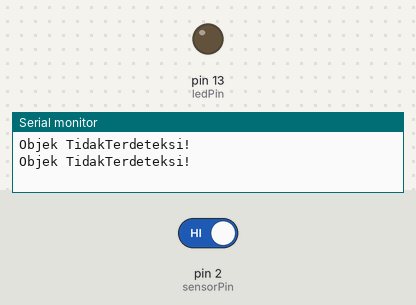
This sketch was run on a simulated Arduino Uno, built with avr-gcc and run on an emulated ATmega328P. On the bench: output pins drawn as LEDs (lit = HIGH), the last lines printed to the serial monitor. The inputs (shaded band) are chosen by the test bench; at power-on: pin 2 (sensorPin) HIGH.

Above: at 4.8 s.
4.9 s: pin 2 (sensorPin) driven LOW
At 7.2 s:
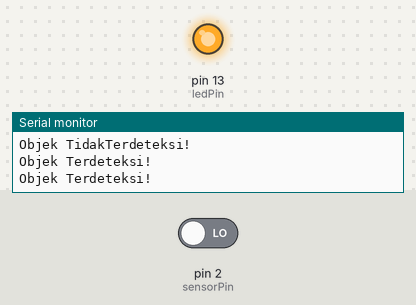
7.6 s: pin 2 (sensorPin) driven HIGH
At 8.7 s:
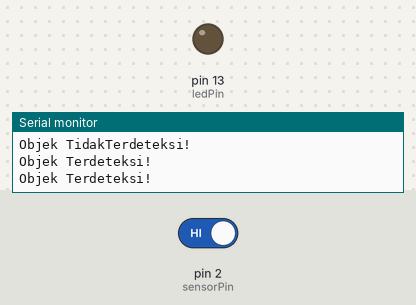
Timing chart, 0 to 10.6 s (numbered marks = the images above; inputs shaded):
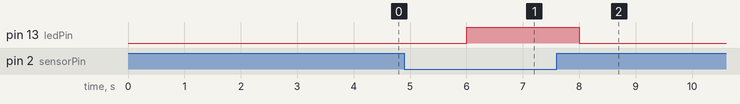

Measured:
- after the input at 4.9 s, pin 13 (ledPin): LOW → HIGH after 1.1 s
- after the input at 7.6 s, pin 13 (ledPin): HIGH → LOW after 0.40 s

The sketch:

Latihan-IR-Sensor.ino
```cpp
//////////// LATIHAN IR SENSOR /////////////////////

int sensorPin = 2;
int ledPin = 13;

void setup()
{
  pinMode(ledPin, OUTPUT);
  digitalWrite(ledPin,LOW);
  pinMode (sensorPin, INPUT);
  Serial.begin(9600);
}

void loop()
{
  int sensorNilai = digitalRead(sensorPin);
  if (sensorNilai == 0)
  {
    Serial.println("Objek Terdeteksi!");
    digitalWrite(ledPin, HIGH);
    delay(1000);
  }
  else
  {
    digitalWrite(ledPin, LOW);
    delay(1000);
    Serial.println("Objek TidakTerdeteksi!");
    delay(1000);
  }
}
```
